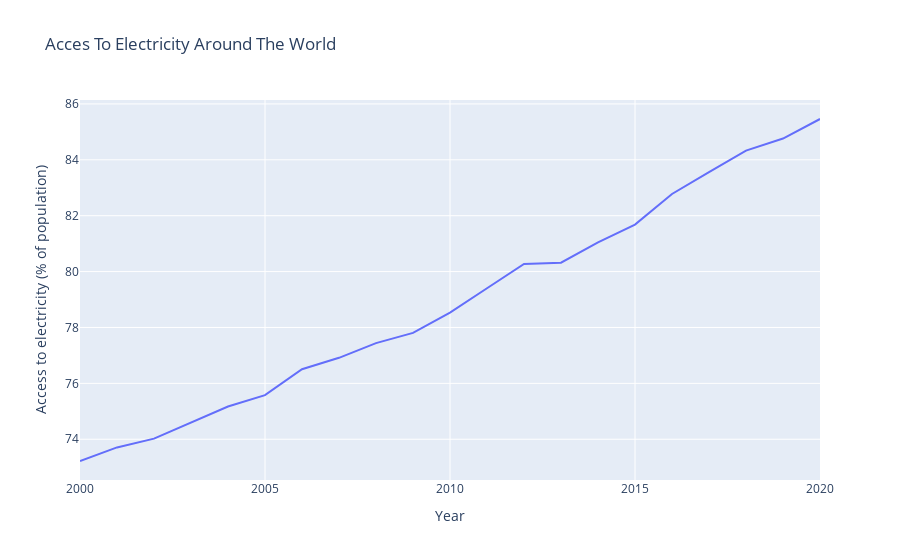

The code cell stored with this chart in its notebook:
### Code cell
# yıllara göre dünyadaki ortalama elektiriğe erişim yüzdelerini gösteren çizgi grafiği
px.line(x = "Year", y = "Access to electricity (% of population)" ,data_frame=electricity, title = "Acces To Electricity Around The World")

### Figure 1 — Plotly figure (JSON) as saved in the notebook; plotly's stock layout.template omitted (floating-point values rounded to 4 significant figures)
{"data": [{"hovertemplate": "Year=%{x}<br>Access to electricity (% of population)=%{y}<extra></extra>", "legendgroup": "", "line": {"color": "#636efa", "dash": "solid"}, "marker": {"symbol": "circle"}, "mode": "lines", "name": "", "orientation": "v", "showlegend": false, "type": "scatter", "x": [2000, 2001, 2002, 2003, 2004, 2005, 2006, 2007, 2008, 2009, 2010, 2011, 2012, 2013, 2014, 2015, 2016, 2017, 2018, 2019, 2020], "xaxis": "x", "y": [73.22, 73.71, 74.02, 74.59, 75.17, 75.58, 76.51, 76.91, 77.44, 77.8, 78.53, 79.4, 80.28, 80.32, 81.05, 81.68, 82.78, 83.56, 84.33, 84.76, 85.46], "yaxis": "y"}], "layout": {"legend": {"tracegroupgap": 0}, "title": {"text": "Acces To Electricity Around The World"}, "xaxis": {"anchor": "y", "domain": [0, 1], "title": {"text": "Year"}}, "yaxis": {"anchor": "x", "domain": [0, 1], "title": {"text": "Access to electricity (% of population)"}}}}
